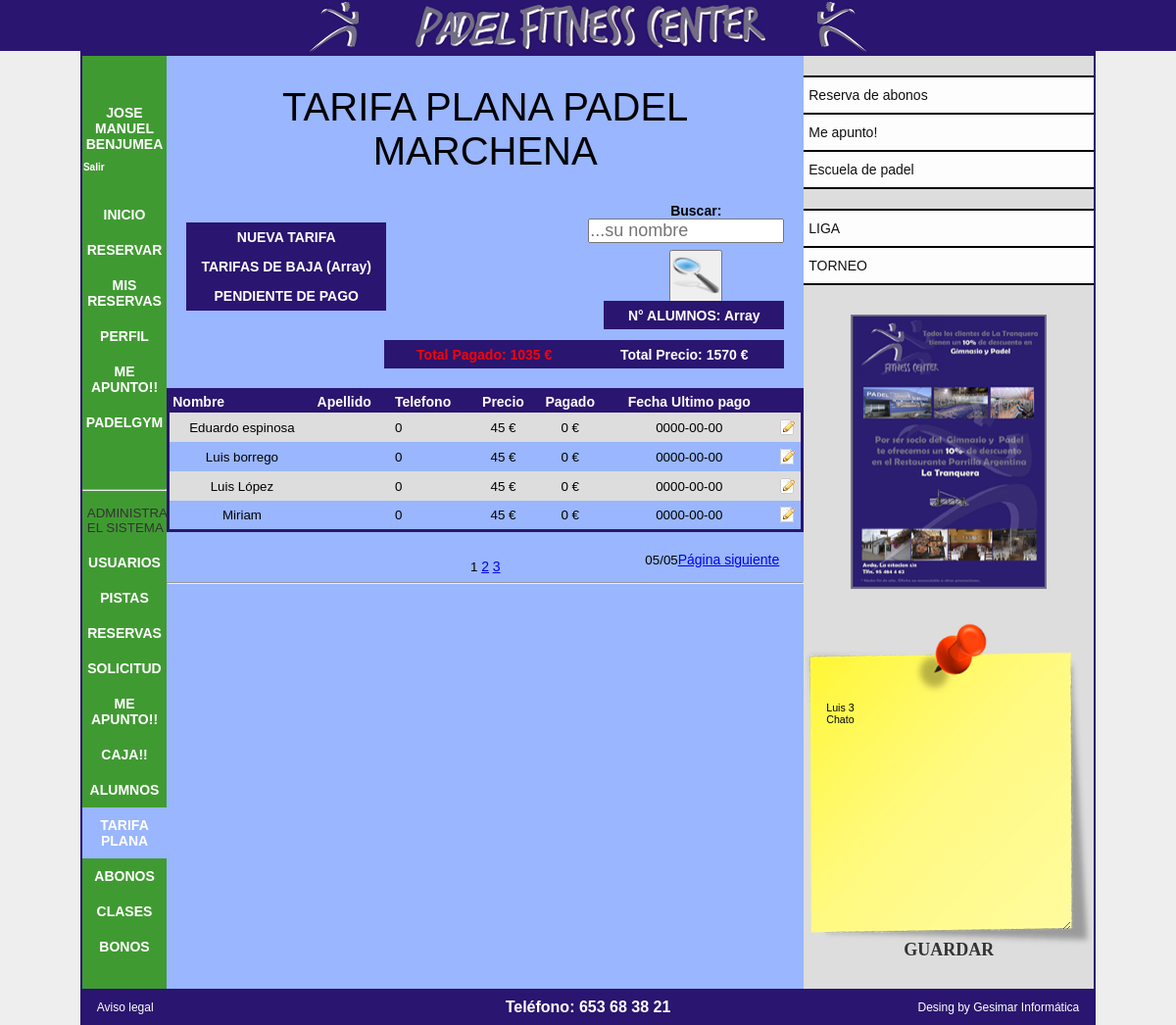
Page /usuarios/tarifa/tarifa_plana.php (signed in) on the committed database.
### tables this page shows
CREATE TABLE IF NOT EXISTS `usuarios` (
  `id_usuario` int(11) NOT NULL,
  `mail` varchar(32) DEFAULT NULL,
  `nick` varchar(20) NOT NULL,
  `pass` varchar(50) DEFAULT NULL,
  `nombre` varchar(32) DEFAULT NULL,
  `apellido1` varchar(32) DEFAULT NULL,
  `apellido2` varchar(32) DEFAULT NULL,
  `dni` varchar(16) DEFAULT NULL,
  `telefono1` varchar(16) DEFAULT NULL,
  `telefono2` varchar(16) DEFAULT NULL,
  `calle` varchar(32) DEFAULT NULL,
  `numero` varchar(8) DEFAULT NULL,
  `bloque` varchar(8) DEFAULT NULL,
  `puerta` varchar(8) DEFAULT NULL,
  `fecha_nacimiento` date DEFAULT NULL,
  `dia_alta` date DEFAULT NULL,
  `hora_alta` time DEFAULT NULL,
  `privilegios` int(11) DEFAULT NULL
);

CREATE TABLE IF NOT EXISTS `tarifa_plana` (
  `id` int(11) NOT NULL,
  `nombre` varchar(100) NOT NULL,
  `apellido` varchar(100) NOT NULL,
  `telefono` int(11) NOT NULL,
  `horas` int(11) NOT NULL,
  `precio` int(11) NOT NULL,
  `pagado` int(11) NOT NULL,
  `fecha` date NOT NULL,
  `debaja` varchar(1000) NOT NULL,
  `mes` varchar(13) NOT NULL,
  `ano` int(11) NOT NULL
);

CREATE TABLE IF NOT EXISTS `post_it` (
  `id` varchar(10) NOT NULL,
  `texto` varchar(1000) NOT NULL,
  `fecha` varchar(10) NOT NULL
);

### conexion.php (called while the page is built, shortened)
<?php
$tabla1='usuarios';
$tabla22='tarifa_plana';
$tabla39='post_it';
?>

### usuarios/tarifa/tarifa_plana.php (the view, shortened to what this page needs)
<?php
include("../../conexion.php");
$mes_actual=date(m);
include("../../includes.php");
$TAMANO_PAGINA = 40;
$pagina = $_GET["pagina"];
if (!$pagina) {
    $inicio = 0;
    $pagina=1;
}
else {
    $inicio = ($pagina - 1) * $TAMANO_PAGINA;
}
$ssql = "select * from `$tabla22` ";
$rs = mysqli_query($conexion, $ssql);
$num_total_registros = mysqli_num_rows($rs);
$total_paginas = ceil($num_total_registros / $TAMANO_PAGINA);
$sql="SELECT COUNT(*) FROM `$tabla22` WHERE debaja=0 AND mes=$mes_actual";
$consulta=mysqli_query($conexion,$sql);
$rcount = mysqli_fetch_assoc($consulta);
$ssql="SELECT COUNT(*) FROM `$tabla22` WHERE debaja=1";
$consulta2=mysqli_query($conexion,$ssql);
$rcount2 = mysqli_fetch_assoc($consulta2);
$suma=0;
$tabla12= mysqli_query($conexion,"select precio from `$tabla22` WHERE debaja=0");
	while ($registro12 = mysqli_fetch_array($tabla12)) {
	$suma=$suma+$registro12['precio'];
	}
$suma2=0;
$tabla122= mysqli_query($conexion,"select pagado from `$tabla22` WHERE debaja=0");
	while ($registro122 = mysqli_fetch_array($tabla122)) {
	$suma2=$suma2+$registro122['pagado'];
}
encabezado();
	echo "<link href='../../estilos.css' rel='stylesheet' type='text/css' />";
cabecera();
col_izda1();
enlaces_izda();
administrar();
col_izda2();
cuerpo1();
?>
<div id="cabecera_alumnos"> TARIFA PLANA PADEL MARCHENA</div>
<br />
 <br />
<div id="alumno_buscar">
<form action='buscar.php' method='POST'>
<b>Buscar: </b><input type='text' name='nombre_buscar' value=''  id="alumno_buscar" placeholder="...su nombre"/>
<br /><br /><br />
<button type='submit' name='id1'  value=""><img src="buscar.png" width="50px" height="50px"></img></button>
</div>
<div id='boton_nuevo'><a href='alta_tarifa_plana.php'>NUEVA TARIFA</a></div>
<br />
 <br />
 <div id='boton_nuevo'><a href='tarifas_debaja.php'>TARIFAS DE BAJA (<?php echo $rcount2 ?>)</a></div>
<br />
 <br />
<div id='boton_nuevo'><a href='pendiente.php'>PENDIENTE DE PAGO</a></div>
<br />
 <br />
<div id='numero_alumno'><a><?php echo "<b>N&deg; ALUMNOS: </b>".$rcount." "?></a></div>
<br />
<br />
<div id='total_precio'><a><?php echo "<b>Total Precio: </b>".$suma." &euro;"?></a></div>
<?php
if ($suma>$suma2){ ?>
	<div id='total_precio_neg'><a><?php echo "<b>Total Pagado: </b>".$suma2." &euro;"?></a></div>
<? }else{ ?>
<div id='total_precio_pos'><a><?php echo "<b>Total Pagado: </b>".$suma2." &euro;"?></a></div>
<? }?>
<?
$ssql = "select * from `$tabla22` WHERE debaja=0 AND mes=$mes_actual ORDER BY nombre limit " . $inicio . "," . $TAMANO_PAGINA ;
$resultado = mysqli_query($conexion,$ssql);
echo "<table border='0' id='tabla_gestion' width='650'>";
echo "<tr id='cabecera_tabla'> <td> <div id='texto_titulo'> Nombre </div></td>
 <td><div id='texto_titulo'> Apellido </div></td>
  <td><div id='texto_titulo'> Telefono </div></td>
  <td align='center'><div id='texto_titulo'> Precio </div></td>
  <td align='center'><div id='texto_titulo'> Pagado </div></td>
  <td align='center'><div id='texto_titulo'> Fecha Ultimo pago </div></td>
  <td></td>";
$i=1;
while ($row=mysqli_fetch_object($resultado)){
$nombre=$row->nombre;
$apellido=$row->apellido;
$telefono=$row->telefono;
$precio=$row->precio;
$pagado=$row->pagado;
$id=$row->id;
$fecha=$row->fecha;
$mes=$row->mes;
$i++;
if($i%2==0){
	$estilo="fila_par";
}else{
	$estilo="fila_inpar";
	}
		echo "<tr id='".$estilo."'>";
			echo "<td align='center'>".$nombre."</td>";
			echo "<td align='left'>".$apellido."</td>";
			echo "<td align='left'>".$telefono."</td>";
			echo "<td align='center'>".$precio." &euro;</td>";
			echo "<td align='center'>".$pagado." &euro;</td>";
			echo "<td align='center'>".$fecha."</td>";
			echo "<td><a href='?accion=modificar&id=$id'><img src='../../imagenes/edit.gif' alt='editar' border='0'></a>";
	 echo "</tr>";
	}
	echo "</table>";
$pag_siguiente=$pagina+1;
?>
<br><br><br><br>
<table border="0" width="600">
<tr>
	<td width="200" align="left">
<?php
echo "</td>";
echo "<td align='center'>";
if ($total_paginas > 1){
    for ($i=1;$i<=$total_paginas;$i++){
       if ($pagina == $i)
          echo $pagina . " ";
       else
          echo "<a href='tarifa_plana.php?pagina=" . $i . "'class=izquierda>" . $i . "</a> ";
    }
}
?>
</td>
<td width="200" align="right">
	<?php
echo $mes;
echo "/".$mes_actual;
if($pagina==$total_paginas){
	echo "&nbsp;";
}else{
	echo "<a href='tarifa_plana.php?pagina=".$pag_siguiente."'>P&aacute;gina siguiente</a>";
	echo "<br>";
	echo "<br>";
}
?>
</td>
</table>
<hr />
<br />
<br />
<br />
<br />
<br />
<?php
cuerpo2();
col_derecha1();
eventos1();
col_derecha2();
pie();
?>

### includes.php (shortened to what this page needs)
<?php function encabezado(){ ?>
<html>
<head>
	<link href="estilos.css" rel="stylesheet" type="text/css" />
<?php
$directorio_actual=$_SERVER['PHP_SELF'];
$palabras=explode("/",$directorio_actual);
$palabras_contadas=count($palabras);
if ($palabras_contadas==4){
	$directorio_padre='../../';
}elseif($palabras_contadas==3){
	$directorio_padre='';
}
    		    ?>
<?php
	$f = explode("/", $_SERVER['PHP_SELF']);
	$directorio_actual=$f[count($f)-3];
	if($directorio_actual=='usuarios' OR $directorio_actual=='gestion'){
?>
	<link rel="stylesheet" href="<?php echo $directorio_padre; ?>css/lightbox.css" type="text/css" media="screen" />
<?php
	}
} ?>
<?php function cabecera(){ ?>
</head>
<body>
<table border='0' width='100%' height='100%' id='pagina'>
	<tr>
		<td id='franja_izda'>&nbsp;</td>
		<td width='85%' id='contenido' align='center' valign='top'>
<table border="0" width='100%' height='100%'>
<tr>
	<td colspan='3' height='50' id='cabecera' align='center'>
		<table border='0' height='100%'>
			<tr>
			<?php
			$f = explode("/", $_SERVER['PHP_SELF']);
			$directorio=$f[count($f)-2];
				if($directorio=="padelmarchena"){
					echo "<td><a href='index.php'><img src='logo.png'></a></td>";
				}else{
					echo "<td><a href='../../../index.php'><img src='../logo.png'></a></td>";
				}
			?>
			</tr>
		</table>
	</td>
</tr>
<?php } ?>
<?php function col_izda1(){ ?>
<tr>
	<td width='200' id='col_izquierda' valign='top'>
<?php } ?>
<?php function enlaces_izda(){
	if($_SESSION['autenticado']=='si'){
	$f = explode("/", $_SERVER['PHP_SELF']);
	$enlace_seleccionado=$f[count($f)-1];
	$directorio=$f[count($f)-2];
	$directorio_padre=$f[1];
?>
<?php
$directorio_actual=$_SERVER['PHP_SELF'];
$palabras=explode("/",$directorio_actual);
$palabras_contadas=count($palabras);
if ($palabras_contadas==4){
	$directorio_padre='../../';
}elseif($palabras_contadas==3){
	$directorio_padre='';
}
    		    ?>
		<table border='0' id='enlaces' width='100%'>
			<tr>
				<td>
				<?php
				include("conexion.php");
				$ssql_usuario = "SELECT nombre, apellido1 FROM `$tabla1` WHERE id_usuario=$_SESSION[id]";
				$resultado_usuario = mysqli_query($conexion, $ssql_usuario);
				$row_usuario = mysqli_fetch_object($resultado_usuario);
				echo "<div id='nombre_usuario'>".$row_usuario->nombre." ".$row_usuario->apellido1;
				echo "<br><div id='enlace_salir'><a href='../../salir.php'>Salir</a></div>";
				echo "</div>";
				?>
				</td>
			</tr>
			<tr>
				<td <?php if($directorio=="padelmarchena" AND $enlace_seleccionado!="index.php"){echo "id='seleccionado'";} ?>><a href='<?php echo $directorio_padre; ?>index.php'>INICIO</a></td>
			</tr>
			<tr>
				<td <?php if($enlace_seleccionado=="reservas.php"){echo "id='seleccionado'";} ?>><a href='<?php echo $directorio_padre; ?>usuarios/reservas/reservas.php'>RESERVAR</a></td>
			</tr>
			<tr>
				<td <?php if($enlace_seleccionado=="mis_reservas.php"){echo "id='seleccionado'";} ?>><a href='<?php echo $directorio_padre; ?>usuarios/reservas/mis_reservas.php'>MIS RESERVAS</a>
				</td>
			</tr>
			<tr>
				<td <?php if($enlace_seleccionado=="perfil.php"){echo "id='seleccionado'";} ?>><a href='<?php echo $directorio_padre; ?>usuarios/datos/perfil.php'>PERFIL</a></td>
			</tr>
			<tr>
				<td <?php if($directorio=="meapunto"){echo "id='seleccionado_nuevo'";}else{echo "id='enlace_nuevo'";} ?>><a href='<?php echo $directorio_padre; ?>usuarios/meapunto/gestion_meapunto.php'>ME APUNTO!!</a></td>
			</tr>
            <tr>
				<td <?php if($enlace_seleccionado=="mis_reservas.php"){echo "id='seleccionado'";} ?>><a href='<?php echo $directorio_padre; ?>usuarios/padelgym/lista_padelgym.php'><b>PADELGYM</b></a>
				</td>
			</tr>
		</table>
<?php
	}
} ?>
<?php function administrar(){
	if($_SESSION['autenticado']=='si' AND $_SESSION['privilegios']=='1'){
	$f = explode("/", $_SERVER['PHP_SELF']);
	$enlace_seleccionado=$f[count($f)-1];
	$directorio=$f[count($f)-2];
?>
<?php
$directorio_actual=$_SERVER['PHP_SELF'];
$palabras=explode("/",$directorio_actual);
$palabras_contadas=count($palabras);
if ($palabras_contadas==4){
	$directorio_padre='../../';
}elseif($palabras_contadas==3){
	$directorio_padre='../';
}
    		    ?>
		<table border='0' id='enlaces' width='100%'>
			<tr>
				<td><hr></td>
			</tr>
			<tr>
				<td class='titulo'>ADMINISTRA EL SISTEMA</td>
			</tr>
			<tr>
				<td <?php if($directorio=="gest_usuarios" AND $enlace_seleccionado!='solicitud.php'){echo "id='seleccionado'";} ?>><a href='<?php echo $directorio_padre; ?>gestion/gest_usuarios/usuarios.php'>USUARIOS</a></td>
			</tr>
			<tr>
				<td <?php if($directorio=="gest_pistas"){echo "id='seleccionado'";} ?>><a href='<?php echo $directorio_padre; ?>gestion/gest_pistas/pistas.php'>PISTAS</a></td>
			</tr>
			<tr>
				<td <?php if($directorio=="gest_reservas"){echo "id='seleccionado'";} ?>><a href='<?php echo $directorio_padre; ?>gestion/gest_reservas/gestion_reservas.php'>RESERVAS</a></td>
			</tr>
			<tr>
				<td <?php if($enlace_seleccionado=='solicitud.php'){echo "id='seleccionado'";} ?>><a href='<?php echo $directorio_padre; ?>gestion/gest_usuarios/solicitud.php'>SOLICITUD</a></td>
			</tr>
			<tr>
				<td <?php if($directorio=="gest_meapunto"){echo "id='seleccionado'";} ?>><a href='<?php echo $directorio_padre; ?>gestion/gest_meapunto/alta_meapunto.php'>ME APUNTO!!</a></td>
			</tr>
            <tr>
				<td <?php if($enlace_seleccionado=="caja.php"){echo "id='seleccionado'";} ?>><a href='<?php echo $directorio_padre1; ?>../../usuarios/caja/caja.php'>CAJA!!</a></td>
			</tr>
              <tr>
				<td <?php if($enlace_seleccionado=="lista_alumnos.php"){echo "id='seleccionado'";} ?>><a href='<?php echo $directorio_padre1; ?>../../usuarios/alumnos/lista_alumnos.php'>ALUMNOS</a></td>
			</tr>
            <tr>
				<td <?php if($enlace_seleccionado=="tarifa_plana.php"){echo "id='seleccionado'";} ?>><a href='<?php echo $directorio_padre1; ?>../../usuarios/tarifa/tarifa_plana.php'>TARIFA PLANA</a></td>
			</tr>
             <tr>
				<td <?php if($enlace_seleccionado=="abono.php"){echo "id='seleccionado'";} ?>><a href='<?php echo $directorio_padre1; ?>../../usuarios/abono/abono.php'>ABONOS</a></td>
			</tr>
               <tr>
				<td <?php if($enlace_seleccionado=="abono.php"){echo "id='seleccionado'";} ?>><a href='<?php echo $directorio_padre1; ?>../../usuarios/clases/lista_bono.php'>CLASES</a></td>
			</tr>
            <tr>
				<td <?php if($enlace_seleccionado=="abono.php"){echo "id='seleccionado'";} ?>><a href='<?php echo $directorio_padre1; ?>../../usuarios/bono/lista_bono.php'>BONOS</a></td>
			</tr>
		</table>
<?php
	}
} ?>
<?php function col_izda2(){ ?>
	</td>
<?php } ?>
<?php function cuerpo1(){ ?>
	<td valign='top' align='center' id='muro' width='700'>
	<table border='0' width='100%'>
		<tr>
			<td align='center'>
<?php } ?>
<?php function cuerpo2(){ ?>
			</td>
		</tr>
</table>
	</td>
<?php } ?>
<?php function col_derecha1(){ ?>
	<td width='200' id='col_derecha' valign='top' align='center'>
<?php } ?>
<?php function eventos1(){
?>
<?php
$directorio_actual=$_SERVER['PHP_SELF'];
$palabras=explode("/",$directorio_actual);
$palabras_contadas=count($palabras);
if ($palabras_contadas==4){
	$directorio_padre='../../';
}elseif($palabras_contadas==3){
	$directorio_padre='../';
}
    		    ?>
<table border='2' id='enlaces_derecha'>
	<tr>
		<td><a href='<?php echo $directorio_padre; ?>extras/abonos.php'>Reserva de abonos</a></td>
	</tr>
	<tr>
		<td><a href='<?php echo $directorio_padre; ?>extras/meapunto.php'>Me apunto!</a></td>
	</tr>
	<tr>
		<td><a href='<?php echo $directorio_padre; ?>extras/escuela_padel.pdf' target='_blank'>Escuela de padel</a></td>
	</tr>
</table>
<table id="enlaces_derecha2">
    <tr>
		<td><a href='<?php echo $directorio_padre; ?>extras/reto_liga.php'>LIGA</a></td>
	</tr>
	<tr>
		<td><a href='<?php echo $directorio_padre; ?>torneo'>TORNEO</a></td>
	</tr>
</table>
<br></br>
<a href="<?php echo $directorio_padre; ?>images/image-1.jpg" rel="lightbox"><img src="<?php echo $directorio_padre; ?>images/thumb-1.jpg" width="200" height="280" alt="" id='cartel' /></a>
<br>
<br>
 <?
				if($_SESSION['autenticado']=='si' AND $_SESSION['privilegios']=='1' OR $_SESSION['privilegios']=='522959'){
				include("conexion.php");
                $sql_post_it = mysqli_query($conexion, "SELECT texto FROM `$tabla39` ");
				$row_post_it = mysqli_fetch_object($sql_post_it);
				?>
                <div id="post_it">
                	<form action="../../../../../../post-it.php" method="post">
                    	<textarea name="textarea" id="contenido" ><? echo $row_post_it->texto; ?></textarea>
                        <input type="submit" name="Guardar" value="GUARDAR" />
                     </form>
		        </div>
                <br>
				<br>
				<br>
                <? } ?>
<?php
	}
?>
<?php function col_derecha2(){ ?>
	</td>
</tr>
<?php } ?>
<?php function pie(){ ?>
<tr>
	<td colspan='3' height='30'>
		<div id='pie'>
			<table border='0' width='100%' id='pie_pagina'>
				<tr>
					<td ><a href='nota.php'>Aviso legal</a></td>
					<td class='telefono' align='center'>Tel&eacute;fono: 653 68 38 21</td>
					<td align='right'><a href='http://www.gesimar.es'>Desing by Gesimar Inform&aacute;tica</a></td>
				</tr>
			</table>
		</div>
	</td>
</tr>
</table>
		</td>
		<td id='franja_derecha'>&nbsp;</td>
	</tr>
</table>
</body>
</html>
<?php } ?>

### rows in the picture
usuarios: nombre "JOSE MANUEL", apellido1 "BENJUMEA"
tarifa_plana: nombre "Eduardo espinosa", telefono "0", precio "45", pagado "0", fecha "0000-00-00"
tarifa_plana: nombre "Luis borrego", telefono "0", precio "45", pagado "0", fecha "0000-00-00"
tarifa_plana: nombre "Luis López", telefono "0", precio "45", pagado "0", fecha "0000-00-00"
tarifa_plana: nombre "Miriam", telefono "0", precio "45", pagado "0", fecha "0000-00-00", mes "05"
post_it: textarea "Luis 3 Chato"

### other values in the picture
$rcount2 "Array"
$rcount "Array"
$suma "1570"
$suma2 "1035"
$mes_actual "05"
